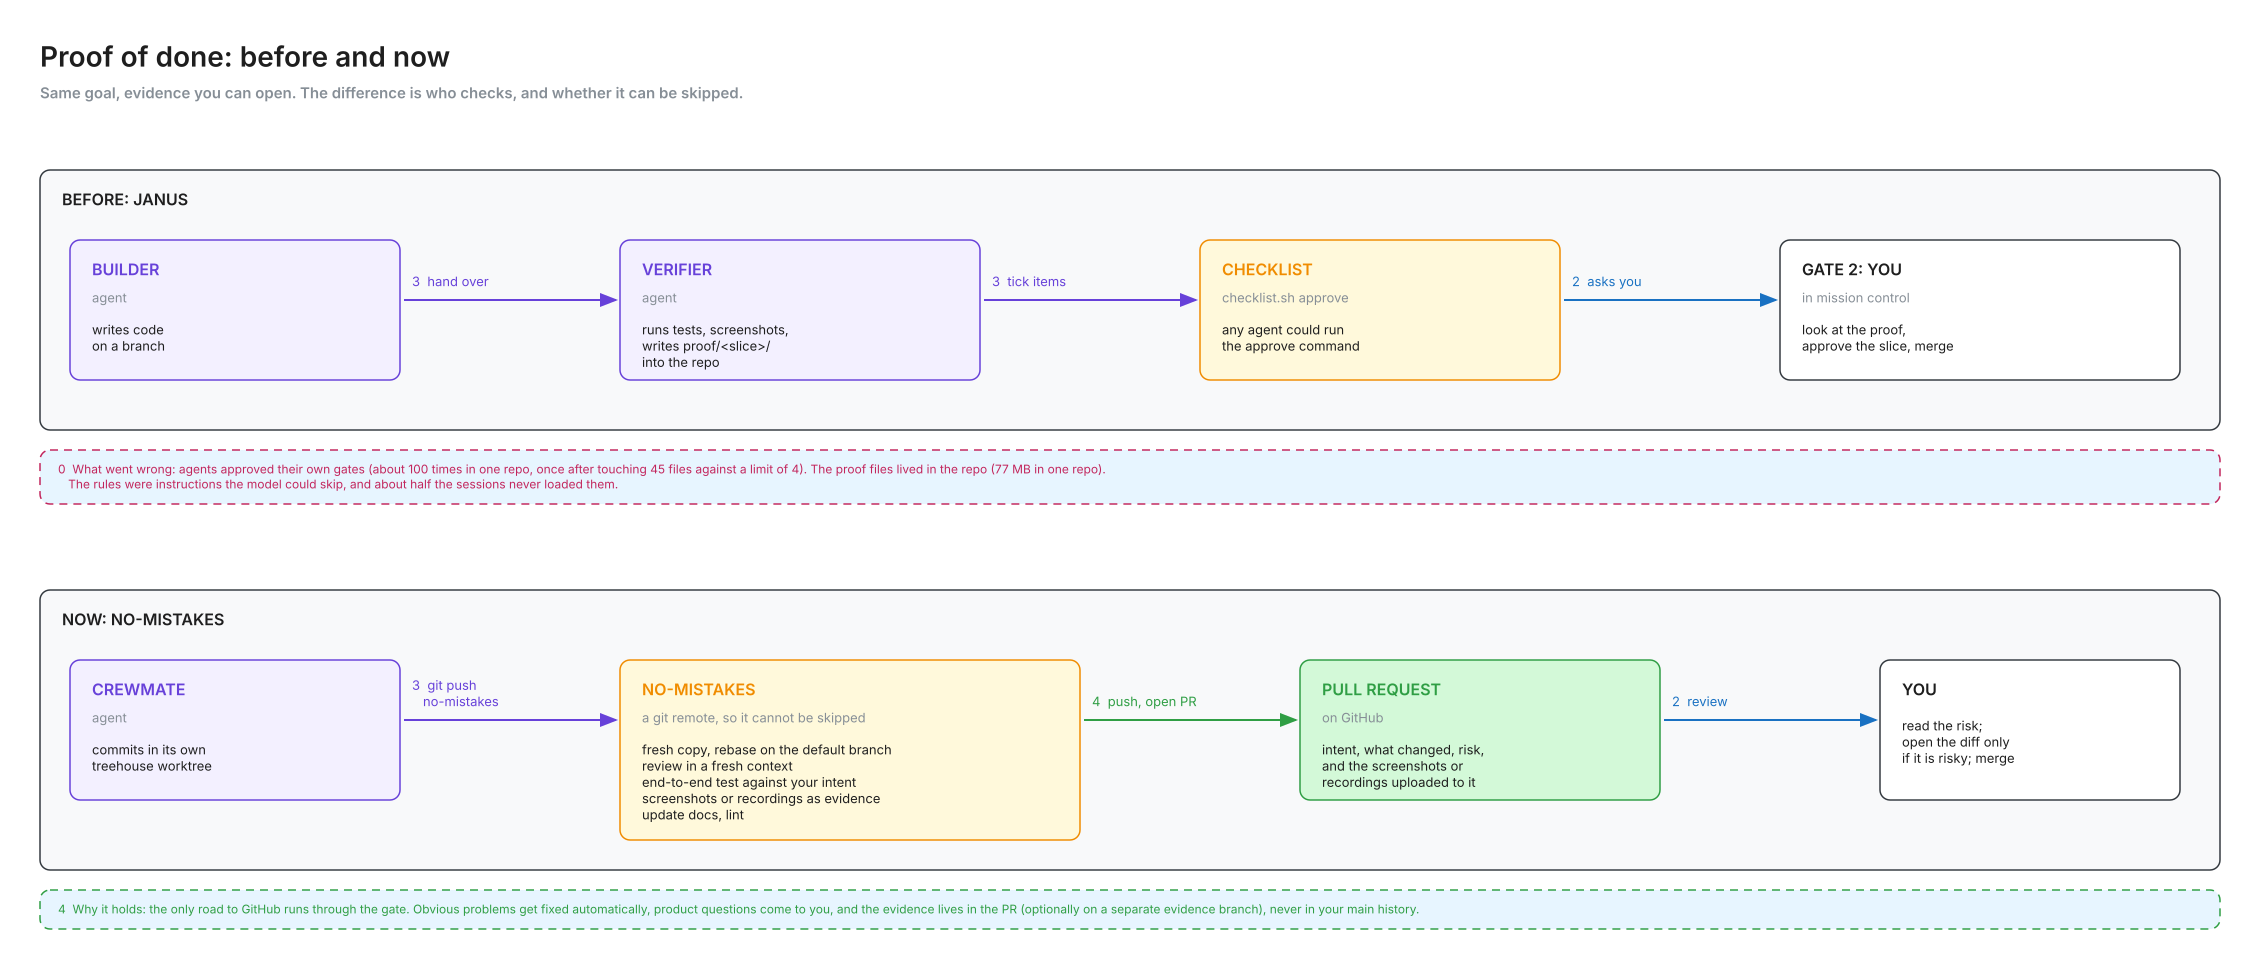

Write the Python code that produced this figure.
import os
from excalidraw import Diagram

d = Diagram("Proof of done: before and now",
            "Same goal, evidence you can open. The difference is who checks, and whether it can be skipped.")

# ---- before: a gate inside the agent's own rules (janus)
before = d.panel(60, 170, 2180, 260, "BEFORE: JANUS")
b1 = d.box(90, 240, 330, 140, "BUILDER", sub="agent", kind="agent")
d.body(b1, "writes code\non a branch")
b2 = d.box(640, 240, 360, 140, "VERIFIER", sub="agent", kind="agent")
d.body(b2, "runs tests, screenshots,\nwrites proof/<slice>/\ninto the repo")
b3 = d.box(1220, 240, 360, 140, "CHECKLIST", sub="checklist.sh approve", kind="store_hot")
d.body(b3, "any agent could run\nthe approve command")
b4 = d.box(1800, 240, 400, 140, "GATE 2: YOU", sub="in mission control")
d.body(b4, "look at the proof,\napprove the slice, merge")
d.arrow_h(b1, b2, y=300, label="3  hand over", phase=3)
d.arrow_h(b2, b3, y=300, label="3  tick items", phase=3)
d.arrow_h(b3, b4, y=300, label="2  asks you", phase=2)

d.note(60, 450, 2180,
       "0  What went wrong: agents approved their own gates (about 100 times in one repo, once after touching 45 files against a limit of 4). "
       "The proof files lived in the repo (77 MB in one repo).\n"
       "   The rules were instructions the model could skip, and about half the sessions never loaded them.", phase=0)

# ---- now: no-mistakes
now = d.panel(60, 590, 2180, 280, "NOW: NO-MISTAKES")
n1 = d.box(90, 660, 330, 140, "CREWMATE", sub="agent", kind="agent")
d.body(n1, "commits in its own\ntreehouse worktree")
n2 = d.box(640, 660, 460, 180, "NO-MISTAKES", sub="a git remote, so it cannot be skipped", kind="store_hot")
d.body(n2, "fresh copy, rebase on the default branch\nreview in a fresh context\nend-to-end test against your intent\nscreenshots or recordings as evidence\nupdate docs, lint")
n3 = d.box(1320, 660, 360, 140, "PULL REQUEST", sub="on GitHub", kind="store_cold")
d.body(n3, "intent, what changed, risk,\nand the screenshots or\nrecordings uploaded to it")
n4 = d.box(1900, 660, 300, 140, "YOU")
d.body(n4, "read the risk;\nopen the diff only\nif it is risky; merge")
d.arrow_h(n1, n2, y=720, label="3  git push\n   no-mistakes", phase=3)
d.arrow_h(n2, n3, y=720, label="4  push, open PR", phase=4)
d.arrow_h(n3, n4, y=720, label="2  review", phase=2)

d.note(60, 890, 2180,
       "4  Why it holds: the only road to GitHub runs through the gate. Obvious problems get fixed automatically, "
       "product questions come to you, and the evidence lives in the PR (optionally on a separate evidence branch), never in your main history.", phase=4)

d.save(os.path.join(os.path.dirname(os.path.abspath(__file__)), "3-proof-before-and-now.excalidraw"))
